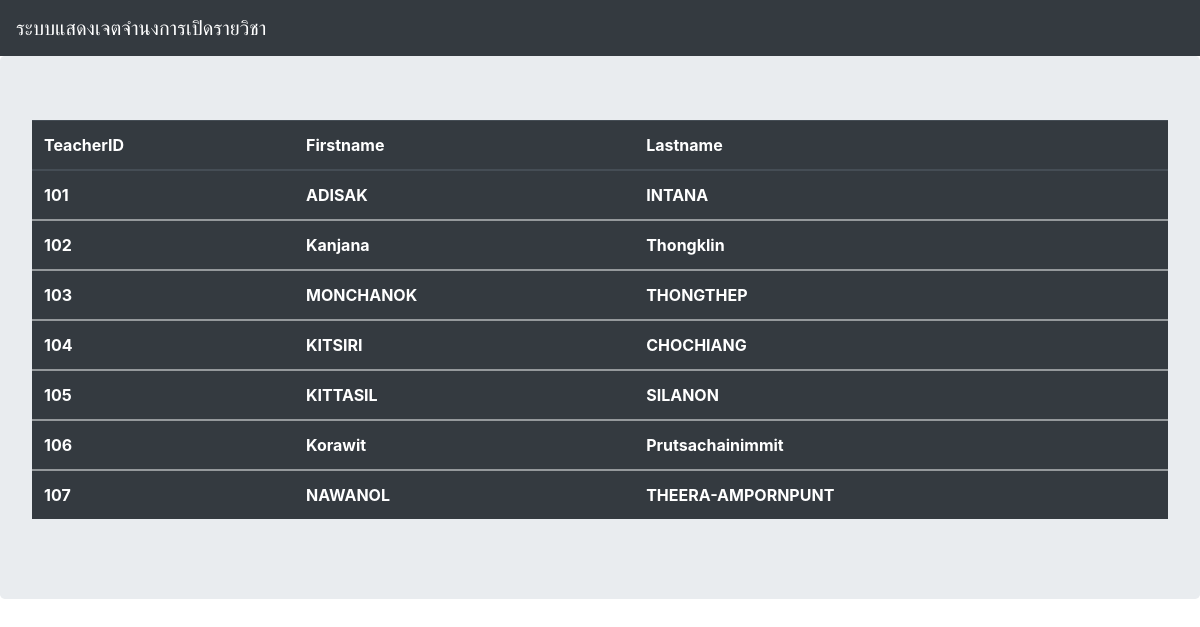
Before: /SerachTEC.php with the older database file.
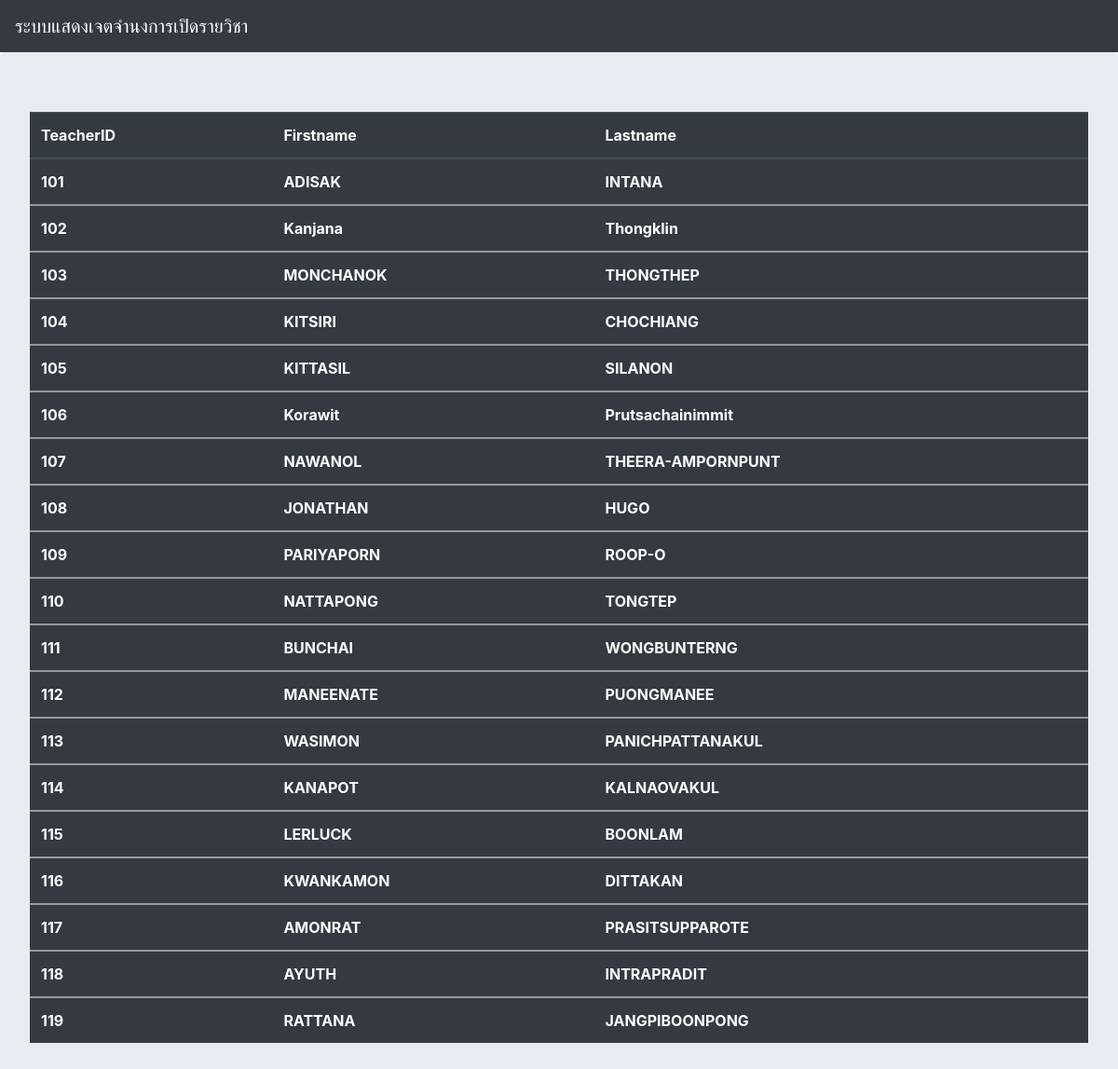
After: the same page with the newer database file.
### tables this page shows
CREATE TABLE IF NOT EXISTS `teacher` (
  `TeacherID` int(10) NOT NULL,
  `TFirstname` varchar(30),
  `TLastname` varchar(30)
);

### SerachTEC.php (the view, shortened to what this page needs)
<!doctype html>
<html lang="en">
  <head>
    <link rel="stylesheet" href="https://stackpath.bootstrapcdn.com/bootstrap/4.3.1/css/bootstrap.min.css">
  </head>
  <body>
  <nav class="navbar navbar-expand-sm navbar-dark bg-dark">
      <a class="navbar-brand" href="#">ระบบแสดงเจตจำนงการเปิดรายวิชา</a>
  </nav>
  <div class="jumbotron">
  <table class="table table-dark">
  <thead>
    <tr>
    <th scope="col">TeacherID</th>
    <th scope="col">Firstname</th>
    <th scope="col">Lastname</th>
    </tr>
  </thead>
  <tbody>
    <tr>
<?php
  $connect = mysqli_connect('localhost','root','','test');
  $sql = 'SELECT * FROM teacher';
  $result = mysqli_query($connect,$sql);
  if(!$result){
      echo mysqli_error().'<br>';
      die('Can not access database');
  } else {
      while($row = mysqli_fetch_assoc($result)){
            echo '<th scope="col">'.$row["TeacherID"].'</th>';
            echo '<th scope="col">'.$row["TFirstname"].'</th>';
            echo '<th scope="col">'.$row["TLastname"].'</th>';
            echo '</tr>';
            echo '</tbody>';
      }
  }
  ?>
  </table>
  </div>
  </body>
</html>

Changed rows visible on the page:
added teacher: TeacherID "108", TFirstname "JONATHAN", TLastname "HUGO"
added teacher: TeacherID "109", TFirstname "PARIYAPORN", TLastname "ROOP-O"
added teacher: TeacherID "110", TFirstname "NATTAPONG", TLastname "TONGTEP"
added teacher: TeacherID "111", TFirstname "BUNCHAI", TLastname "WONGBUNTERNG"
added teacher: TeacherID "112", TFirstname "MANEENATE", TLastname "PUONGMANEE"
added teacher: TeacherID "113", TFirstname "WASIMON", TLastname "PANICHPATTANAKUL"
added teacher: TeacherID "114", TFirstname "KANAPOT", TLastname "KALNAOVAKUL"
added teacher: TeacherID "115", TFirstname "LERLUCK", TLastname "BOONLAM"
added teacher: TeacherID "116", TFirstname "KWANKAMON", TLastname "DITTAKAN"
added teacher: TeacherID "117", TFirstname "AMONRAT", TLastname "PRASITSUPPAROTE"
added teacher: TeacherID "118", TFirstname "AYUTH", TLastname "INTRAPRADIT"
added teacher: TeacherID "119", TFirstname "RATTANA", TLastname "JANGPIBOONPONG"
